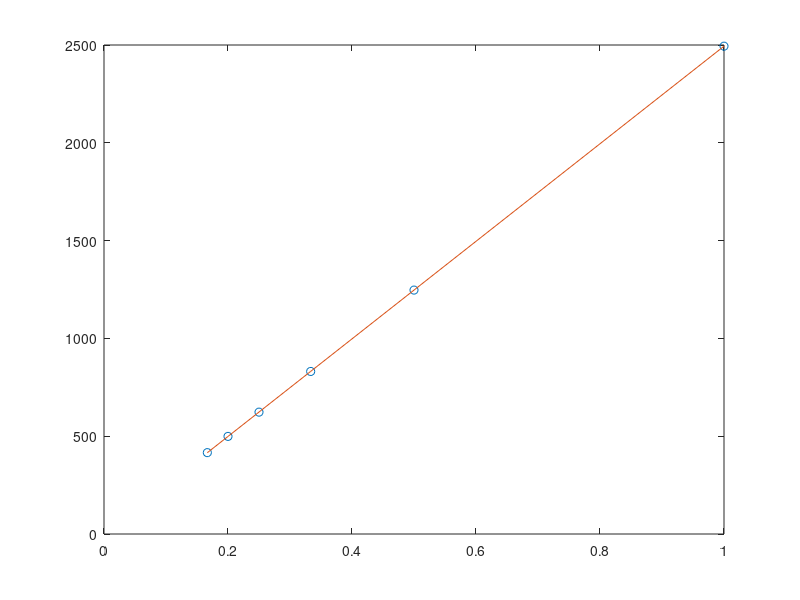

Recreate this plot in MATLAB.
%Shay Sackett ENGR 156 Matlab
%Problem 13.8, polyfit

n = 1; R = 8.314;                %initialize values
P = [2494 1247 831 623 499 416]; %Pressure values
V = 1:6;                         %Volume values
X = 1./V;

line_eq_coefficents = polyfit(X,P,1)  %Linear curve fitting, find coefficents of line

line_eq_coefficents(1)./(n*R)  %nrt = nrt --> 2493/8.314 = 300

%% Part B: 
%plot the equations 

slope_equation = line_eq_coefficents(1).*X + line_eq_coefficents(2); %find equation for slope of the line
plot(X, P, 'o', X,slope_equation)  %plot 1/v on x axis, pressure on y axis

%% Part C: 
%Repeat above part using linear regression through 0

coefficents = P/X  %Send equation for curve-fit equation/line through 0. P/X = X\'P' according to Matlab documentation, P/X worked better than X\'P'
eq_2 = coefficents.*X; %Get all the 'y' values for the plot

clf %clear figure
plot(X,P,'o', X, eq_2)  %The graph through 0 and the graph not through 0 are virtually indistinguishable, although if you uncomment the below plot and zoom in far enough one can see they are very slightly different


%plot(X,P,'o', X, eq_2, X, slope_equation)